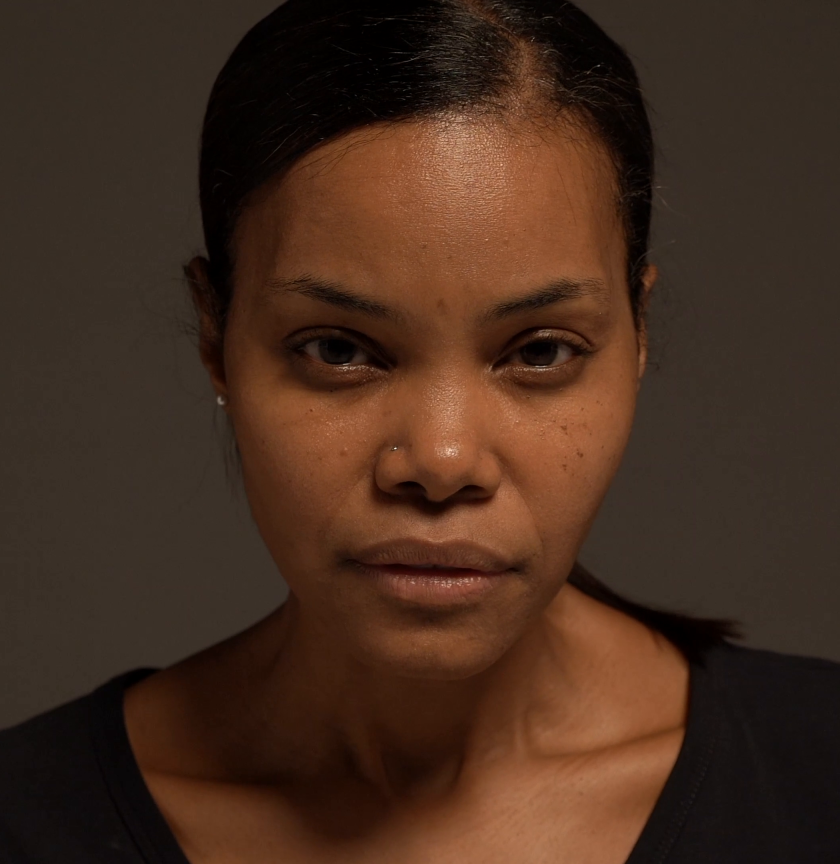
#> input picture motion/planches/pipeline/p2/crop.png, 840 x 864 px, found by its file name
$ python make.py   (older library calls are emulated)
#> lines starting #> are read from the running program, lines starting #| are printed output that depends on the picture; after the words box and inside, x2 and y2 are one past the last pixel; in counts of white or black regions, pixels touching at a corner belong together
import cv2, numpy as np, json
D = '/home/user/facefx/p4/'
src = cv2.imread('/home/user/facefx/p2/crop.png'); msk = cv2.imread('/home/user/facefx/p2/mask.png', 0)
#> further down, src is the input picture: shape (864, 840, 3); mean B, G, R 30.6, 44.7, 68.7
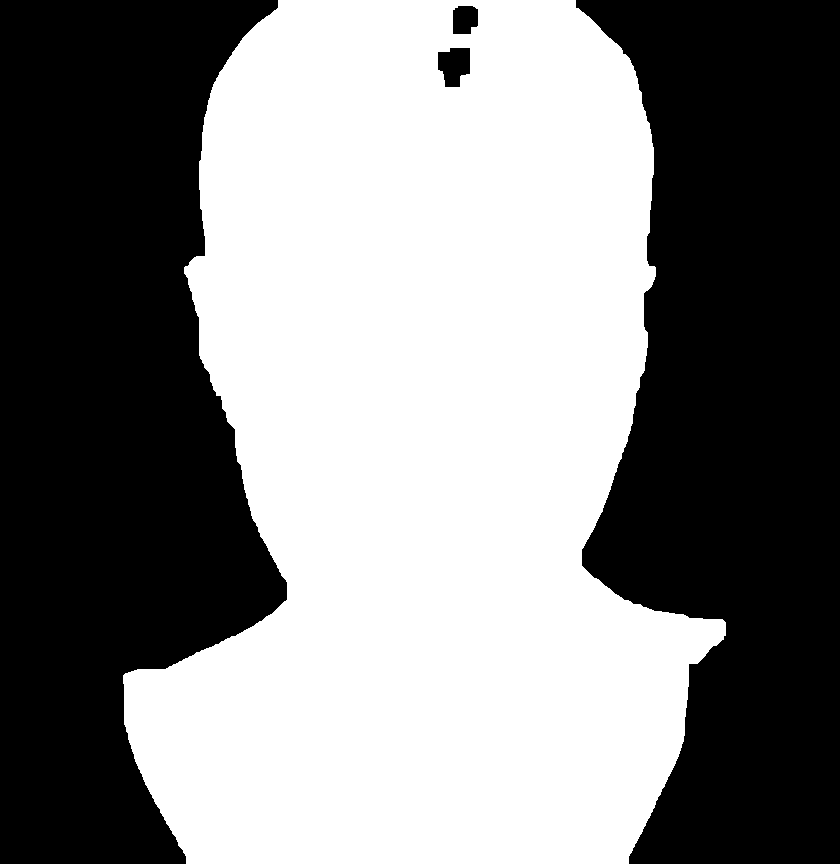
#> input picture motion/planches/pipeline/p2/mask.png, 840 x 864 px, found by its file name
#> after `msk = cv2.imread('/home/user/facefx/p2/mask.png', 0)`: msk: shape (864, 840); 51.8% white; 4 black regions, box (x1, y1, x2, y2) and area: (0, 0, 287, 864) 178678, (576, 0, 840, 864) 169441, (438, 48, 470, 87) 975, (453, 6, 478, 34) 626
h, w = msk.shape
#> h = 864; w = 840
inv = 255 - msk; n, lab, st, _ = cv2.connectedComponentsWithStats(inv)
#> after `n, lab, st, _ = cv2.connectedComponentsWithStats(inv)`:
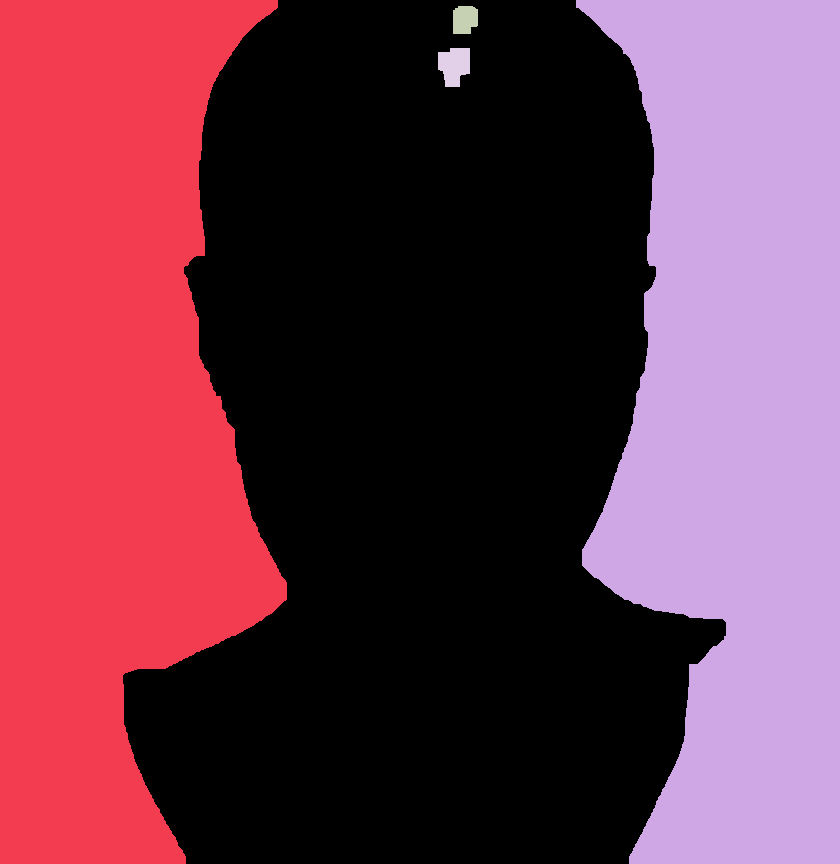
#> lab: shape (864, 840) int32; 5 distinct labels, from 0 to 4; one colour per label, 0 black
#> after `n, lab, st, _ = cv2.connectedComponentsWithStats(inv)`: n = 5; st = [[123, 0, 603, 864, 376040], [0, 0, 287, 864, 178678], [576, 0, 264, 864, 169441], [453, 6, 25, 28, 626], [438, 48, 32, 39, 975]]
for i in range(1, n):
    if st[i, cv2.CC_STAT_AREA] < 4000: msk[lab == i] = 255
#> msk: shape (864, 840); 52% white; 2 black regions, box (x1, y1, x2, y2) and area: (0, 0, 287, 864) 178678, (576, 0, 840, 864) 169441
CX = 437
LM = {  # landmarks of the original portrait (crop coordinates)
    'eyeLo': (295, 352), 'eyeLi': (380, 355), 'eyeRi': (497, 355), 'eyeRo': (585, 352),
    'browL1': (290, 296), 'browL2': (390, 302), 'browR1': (488, 302), 'browR2': (590, 296),
    'noseTip': (437, 470), 'nosL': (392, 488), 'nosR': (482, 488),
    'mouthL': (345, 568), 'mouthR': (528, 568), 'lipU': (437, 552), 'lipD': (437, 590),
    'chin': (437, 655), 'jawL': (262, 560), 'jawR': (612, 560), 'cheekL': (238, 430), 'cheekR': (636, 430), 'forehead': (437, 160),
}
s1 = lambda y: np.clip((y - 430) / 150.0, 0, 1)
s2 = lambda y: np.clip((y - 430) / 120.0, 0, 1) * np.clip((720 - y) / 120.0, 0, 1)
s3 = lambda y: np.clip(1 - np.abs(y - 350) / 70.0, 0, 1)
def variant_b(img):
    m = img[:, ::-1]
    yy, xx = np.mgrid[0:h, 0:w].astype(np.float32)
    sx = CX + (xx - CX) / (1 + 0.06 * s1(yy) + 0.045 * s3(yy)); sy = yy - 10 * s2(yy)
    return cv2.remap(np.ascontiguousarray(m), sx, sy, cv2.INTER_LINEAR, borderMode=cv2.BORDER_REPLICATE)
def lm_b(p):
    x, y = 840 - p[0], p[1]
    return (float(CX + (x - CX) * (1 + 0.06 * s1(y) + 0.045 * s3(y))), float(y + 10 * s2(y)))

def charcoal(img, m, tag, seed, light=1.0):
#> called with tag = 'A', seed = 3, light = 1
    soft = cv2.GaussianBlur(m.astype(np.float32) / 255, (0, 0), 4)
    sm = cv2.bilateralFilter(img, 9, 40, 9); sm = cv2.bilateralFilter(sm, 9, 30, 7)
    L = cv2.cvtColor(sm, cv2.COLOR_BGR2LAB)[:, :, 0].astype(np.float32) / 255
    yy, xx = np.mgrid[0:h, 0:w]
    face = ((xx - CX) / 205.0) ** 2 + ((yy - 400) / 270.0) ** 2 < 1
    fv = L[face & (m > 0)]; med = np.median(fv); hi = np.percentile(fv, 99.5); lo = np.percentile(L[m > 0], 2)
#> after `med = np.median(fv)`: med = 0.325
#> after `hi = np.percentile(fv, 99.5)`: hi = 0.569
#> after `lo = np.percentile(L[m > 0], 2)`: lo = 0.00392
    t = np.where(L >= med, 0.42 * np.clip((hi - L) / (hi - med), 0, 1), 0.42 + 0.53 * np.clip((med - L) / (med - lo), 0, 1))
    t = np.clip(t, 0, 0.95)
    hair = (m > 0) & (t > 0.7) & (~face | (yy < 140)) & (yy < 640)
#> hair: shape (864, 840) bool; 9.7% white; 7 white regions (4 under 20 px), largest, box (x1, y1, x2, y2) and area: (184, 0, 654, 428) 65386, (582, 577, 726, 640) 2953, (225, 590, 327, 640) 2295
    hair = cv2.morphologyEx(hair.astype(np.uint8) * 255, cv2.MORPH_CLOSE, np.ones((11, 11), np.uint8))
#> hair: shape (864, 840); 9.9% white; 6 white regions (3 under 20 px), largest, box (x1, y1, x2, y2) and area: (184, 0, 654, 428) 66298, (582, 577, 726, 640) 2953, (225, 590, 327, 640) 2333
    hairS = cv2.GaussianBlur(hair.astype(np.float32) / 255, (0, 0), 4)
    fade = np.clip(yy / 80.0, 0, 1) * np.clip((h - yy) / 300.0, 0, 1) ** 1.3
    base = soft * fade
    smudge = cv2.GaussianBlur(t, (0, 0), 3) * base * light
    G = L * 255
    g1 = cv2.GaussianBlur(G, (0, 0), 1.2); g2 = cv2.GaussianBlur(G, (0, 0), 2.0)
    Dg = (g1 - 0.982 * g2) / 255.0
    E = np.where(Dg >= -0.003, 1.0, 1 + np.tanh(70 * (Dg + 0.003)))
    lines = np.clip(1 - E, 0, 1)
    lb = (lines > 0.3).astype(np.uint8); n, lab, st, _ = cv2.connectedComponentsWithStats(lb)
#> after `lb = (lines > 0.3).astype(np.uint8)`:
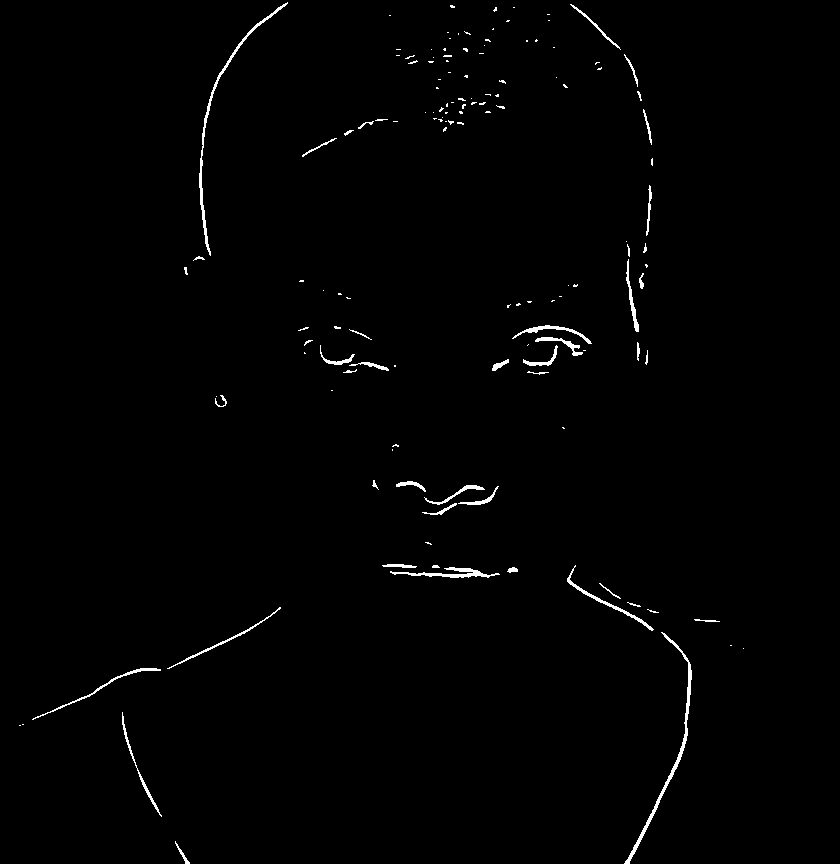
#> lb: shape (864, 840); values 0 (black) and 1 (white), 0.94% white in thin lines or dots, all inside (x1, y1, x2, y2) = (19, 2, 744, 864)
#> after `n, lab, st, _ = cv2.connectedComponentsWithStats(lb)`: lab: shape (864, 840) int32; 141 distinct labels, from 0 to 140
#> after `n, lab, st, _ = cv2.connectedComponentsWithStats(lb)`: n = 141; st = 141 rows, first 6: [0, 0, 840, 864, 718903], [199, 2, 89, 254, 755], [450, 5, 5, 3, 12], [570, 4, 51, 46, 151], [493, 7, 4, 5, 12], [513, 7, 2, 1, 2]
    keep = np.isin(lab, [i for i in range(1, n) if st[i, cv2.CC_STAT_AREA] >= 30]).astype(np.uint8)
#> keep: shape (864, 840); values 0 (black) and 1 (white), 0.82% white; 34 white regions, largest, box (x1, y1, x2, y2) and area: (624, 632, 692, 864) 841, (199, 2, 288, 256) 755, (390, 567, 500, 578) 432
    lines = lines * cv2.dilate(keep, np.ones((3, 3), np.uint8)) * base
    tone = np.clip(smudge * 0.85 * (1 - hairS) + smudge * hairS * 1.05, 0, 1)
    rgba = np.zeros((h, w, 4), np.uint8); rgba[..., :3] = (20, 21, 22)
    rgba[..., 3] = np.clip(tone * 255, 0, 255).astype(np.uint8); cv2.imwrite(f'{D}{tag}_tone.png', rgba)
    rgba[..., 3] = np.clip(lines * 0.9 * 255, 0, 255).astype(np.uint8); cv2.imwrite(f'{D}{tag}_lines.png', rgba)
    gx = cv2.Sobel(cv2.GaussianBlur(L, (0, 0), 6), cv2.CV_32F, 1, 0); gy = cv2.Sobel(cv2.GaussianBlur(L, (0, 0), 6), cv2.CV_32F, 0, 1)
#> after `gy = cv2.Sobel(cv2.GaussianBlur(L, (0, 0), 6), cv2.CV_32F, 0, 1)`:
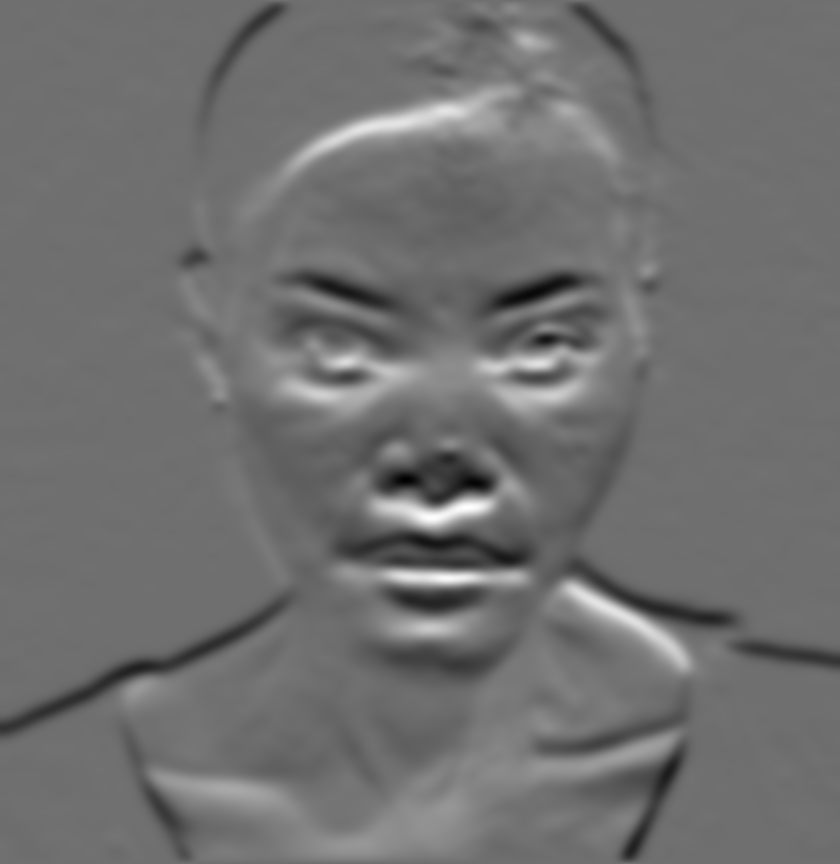
#> gy: shape (864, 840) float32; min -0.14, max 0.18, mean 0.000855; drawn with min black and max white
    rng = np.random.default_rng(seed); out = []
    for A, N, L0, PW in ((smudge * (1 - hairS), 1500, 12, 3.2), (smudge * hairS, 1700, 24, 1.6)):
        flat = (A ** PW).ravel().astype(np.float64); p = flat / flat.sum()
        for k in rng.choice(flat.size, N, p=p):
            y, x = divmod(int(k), w); a = float(A[y, x])
            ang = float(np.arctan2(gy[y, x], gx[y, x])) + np.pi / 2 + rng.normal(0, 0.3)
            ln = L0 * (0.6 + rng.random() * 0.9); dx, dy = np.cos(ang) * ln / 2, np.sin(ang) * ln / 2
            out.append([round(float(x - dx), 1), round(float(y - dy), 1), round(float(x + dx), 1), round(float(y + dy), 1), round(0.5 + a * 1.6, 2), round(min(1.0, 0.25 + a * 0.8), 2)])
#> this loop made 2 passes
#> (N, L0, PW) on passes 1 to 2: (1500, 12, 3.2), (1700, 24, 1.6)
#> after the loop, out = 3200 items
    return out

sa = charcoal(src, msk, 'A', 3)
#> sa = 3200 items
sb = charcoal(variant_b(src), variant_b(msk), 'B', 9, light=0.86)
#> in variant_b (call 2), `m = img[:, ::-1]`: m: shape (864, 840); 52% white; 2 black regions, box (x1, y1, x2, y2) and area: (553, 0, 840, 864) 178678, (0, 0, 264, 864) 169441
#> call 2 of charcoal, with tag = 'B', seed = 9, light = 0.86
#> in charcoal (call 2), `L = cv2.cvtColor(sm, cv2.COLOR_BGR2LAB)[:, :, 0].astype(np.float32) / ..`:
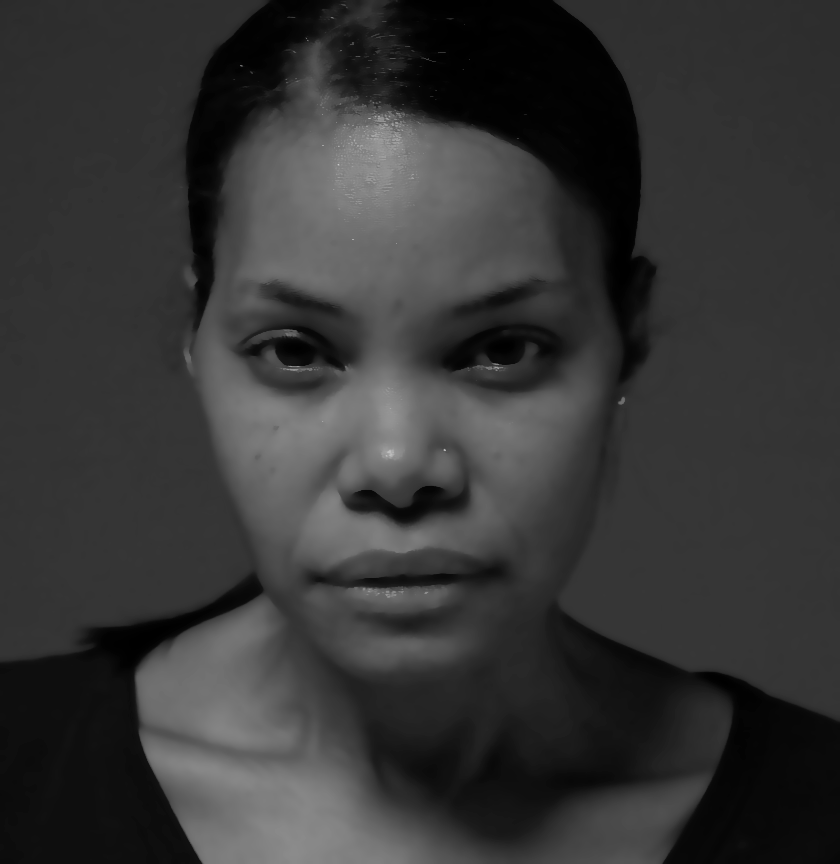
#> L: shape (864, 840) float32; min 0, max 0.792, mean 0.21
#> in charcoal (call 2), `med = np.median(fv)`: med = 0.314
#> in charcoal (call 2), `hair = (m > 0) & (t > 0.7) & (~face | (yy < 140)) & (yy < 640)`: hair: shape (864, 840) bool; 8.8% white; 4 white regions (1 under 20 px), largest, box (x1, y1, x2, y2) and area: (186, 0, 656, 367) 59681, (94, 571, 264, 640) 3080, (533, 612, 611, 640) 1018
#> in charcoal (call 2), `hair = cv2.morphologyEx(hair.astype(np.uint8) * 255, cv2.MORPH_CLOSE, ..`: hair: shape (864, 840); 8.9% white; 3 white regions, box (x1, y1, x2, y2) and area: (186, 0, 656, 367) 60586, (94, 571, 264, 640) 3080, (533, 612, 611, 640) 1018
#> in charcoal (call 2), `smudge = cv2.GaussianBlur(t, (0, 0), 3) * base * light`:
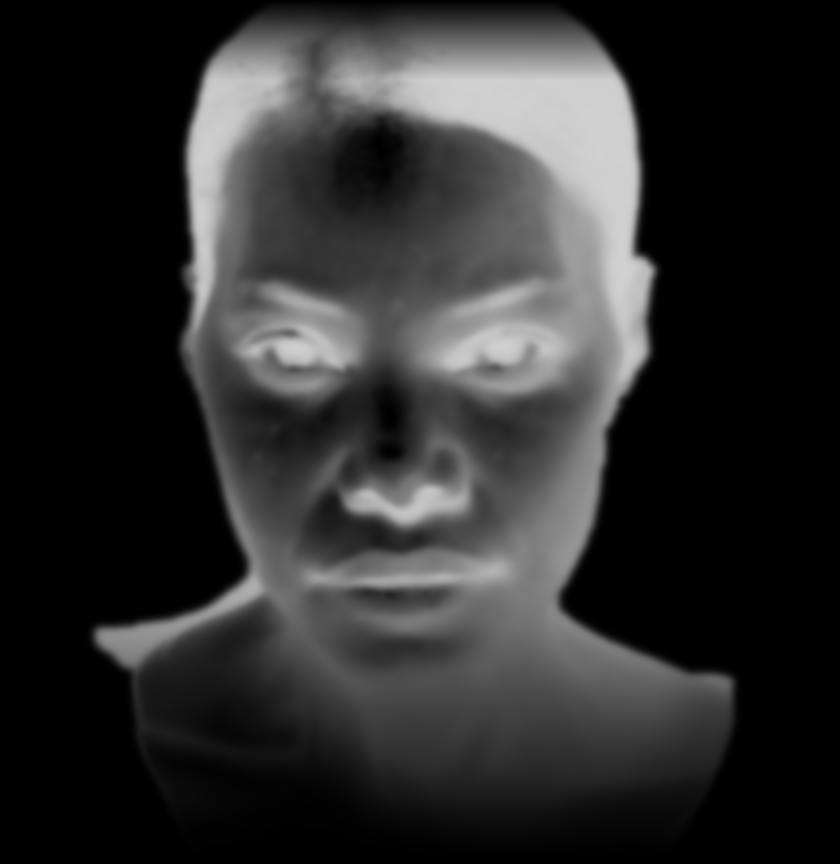
#> smudge: shape (864, 840) float64; min 0, max 0.817, mean 0.18
#> in charcoal (call 2), `n, lab, st, _ = cv2.connectedComponentsWithStats(lb)`: n = 138; st = 138 rows, first 6: [0, 0, 840, 864, 718931], [552, 2, 89, 254, 755], [219, 4, 51, 46, 151], [385, 5, 5, 3, 12], [325, 7, 2, 1, 2], [343, 7, 4, 5, 12]
#> the loop in charcoal (call 2), `for A, N, L0, PW in ((smudge * (1 - hairS), 1500, 12, 3.2), (smudge * ..` made 2 passes
#> sb = 3200 items
json.dump({'A': {'strokes': sa, 'lm': LM}, 'B': {'strokes': sb, 'lm': {k: lm_b(v) for k, v in LM.items()}}}, open(D + 'p4.json', 'w'))
# preview with landmarks
prev = []
for tag, lm in (('A', LM), ('B', {k: lm_b(v) for k, v in LM.items()})):
    out = np.full((h, w, 3), (238, 243, 245), np.float32)
    for part in ('tone', 'lines'):
        im = cv2.imread(f'{D}{tag}_{part}.png', cv2.IMREAD_UNCHANGED).astype(np.float32); a = im[..., 3:] / 255
        out = out * (1 - a) + im[..., :3] * a
    o = out.astype(np.uint8)
    for p in lm.values(): cv2.circle(o, (int(p[0]), int(p[1])), 5, (40, 40, 200), -1)
#> this loop made 21 passes
#> p on passes 1 to 12: (295, 352), (380, 355), (497, 355), (585, 352), (290, 296), (390, 302), (488, 302), (590, 296), (437, 470), (392, 488), (482, 488), (345, 568)
    prev.append(o)
cv2.imwrite(D + 'preview.png', cv2.resize(np.hstack(prev), (1000, 514)))
